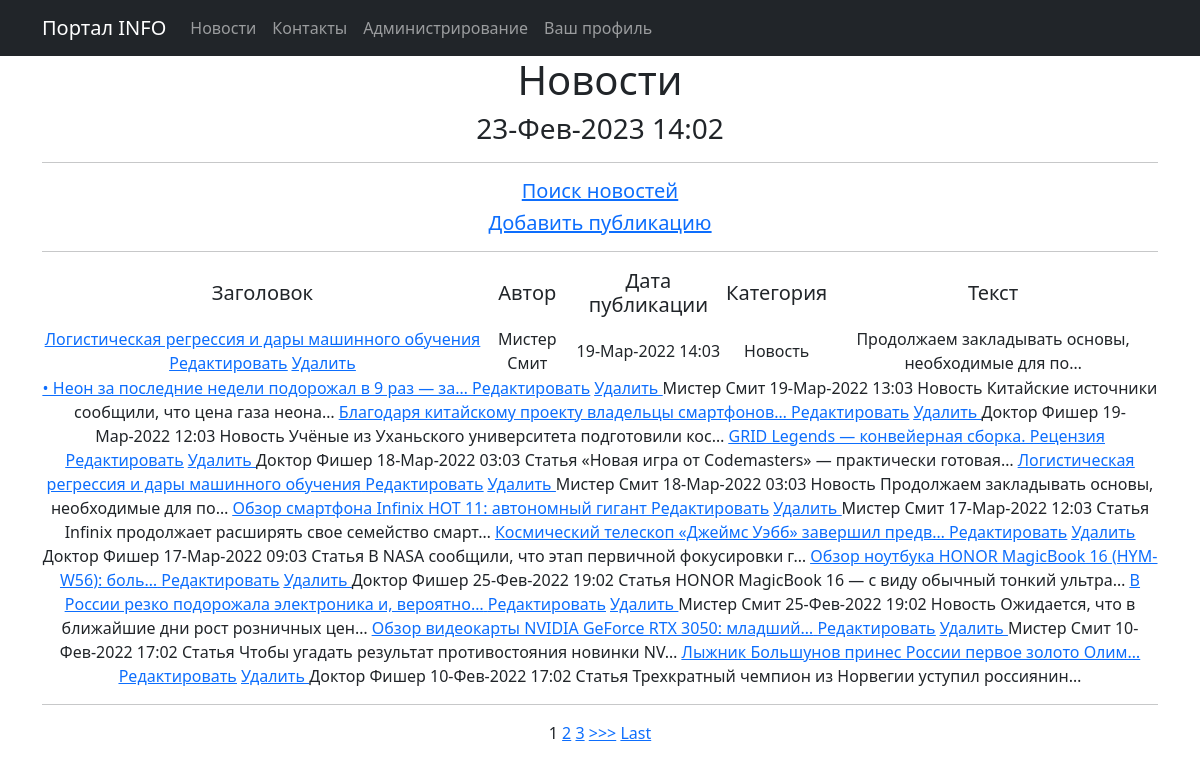
The page /news/news_edit/ on the database its author committed.
### news/models.py (models this page shows, shortened)
class Post(models.Model):
    News = 'NW'
    Article = 'AR'
    CATEGORY_CHOICES = [
        (News, 'Новость'),
        (Article, 'Статья'),
    ]
    author = models.ForeignKey(Author, on_delete=models.CASCADE) #связь «один ко многим» с моделью Author;
    categoryType = models.CharField(max_length=2, choices=CATEGORY_CHOICES, default=Article)
    dateCreation = models.DateTimeField(auto_now_add=True)
    category = models.ForeignKey(Category, on_delete=models.CASCADE, null=True) #связь «многие ко многим» с моделью Category
    title = models.CharField(max_length=228)
    text = models.TextField()
    rating_post = models.SmallIntegerField(default=0)

class Author(models.Model):
    authorUser = models.OneToOneField(User, on_delete=models.CASCADE) #cвязь «один к одному» с встроенной моделью пользователей User;
    ratingAuthor = models.SmallIntegerField(default=0)

### news/views.py (the view)
# urls.py: path('news_edit/', PostEdit.as_view(), name='news_edit'),
class PostEdit(ListView):
    model = Post
    template_name = 'News_edit.html'
    context_object_name = 'news'
    queryset = Post.objects.order_by('-dateCreation')
    paginate_by = 1  # поставим постраничный вывод в один элемент
    def get_context_data(self, **kwargs):
        context = super().get_context_data(**kwargs)
        context['filter'] = PostFilter(self.request.GET, queryset=self.get_queryset())  # вписываем наш фильтр в контекст
        context['time_now'] = datetime.utcnow()
        context['value1'] = None
        return context

### news/templatetags/custom_filters.py (called while the page is built)
@register.filter(name='censor')
def censor(value):
    for word in censor_list:
        value = value.replace(word, '*****')
    return value

### news/templates/News_edit.html (shortened to what this page needs)
{% extends 'flatpages/default.html' %}
{% load custom_filters %}
{% block content %}
    <h1>Новости</h1>
    <h3>{{ time_now|date:'d-M-Y H:m' }}</h3>
    {% if news %}
<hr>
<h5><a  href="{% url 'news_search' %}">Поиск новостей</a> </h5>
<h5><a  href="{% url 'post_create' %}">Добавить публикацию</a> </h5>
<table>
    <tr>
        <td><h5>Заголовок</h5></td>
        <td><h5>Автор </h5></td>
        <td><h5>Дата публикации </h5></td>
        <td><h5>Категория </h5></td>
        <td><h5>Текст </h5> </td>
    </tr>
<hr>
   {% for news in filter.qs %}
    <tr>
        <td>
            <a href="{% url 'post_detail' news.id %}"><u>{{ news.title|truncatechars:50|censor }}</u> </a>
            <a href="{% url 'post_update' news.id %}"><u>Редактировать</u></a>
            <a href="{% url 'post_delete' news.id %}"><u> Удалить </u></a>
        </td>
        <td> {{ news.author.authorUser.username }}</td>
        <td> {{ news.dateCreation|date:'d-M-Y H:m' }}</td>
        <td> {{ news.get_categoryType_display }} </td>
        <td> {{ news.text|truncatechars:50|censor }} </td>
    </tr>
</table>
    {% endfor %}
    {% else %}
        <h1>Новостей нет!</h1>
    {% endif %}
{% if is_paginated %}
<hr>
    {% for num in page_obj.paginator.page_range %}
        {% if page_obj.number == num %}
            <a>{{ num }}</a>
        {% elif num > page_obj.number|add:'-3' and num < page_obj.number|add:'3' %}
            <a href="?page={{ num }}">{{ num }}</a>
        {% endif %}
    {% endfor %}
    {% if page_obj.has_next %}
        <a href="?page={{ page_obj.next_page_number }}">>>></a>
        <a href="?page={{ page_obj.paginator.num_pages }}">Last</a>
    {% endif %}
{% endif %}
{% endblock content %}

### rows shown on the page
Post: title|censor "Логистическая регрессия и дары машинного обучения", author.authorUser.username "Мистер Смит", dateCreation "19-Мар-2022 14:03", categoryType "Новость", text|censor "Продолжаем закладывать основы, необходимые для по…"
Post: title|censor "• Неон за последние недели подорожал в 9 раз — за…", author.authorUser.username "Мистер Смит", dateCreation "19-Мар-2022 13:03", categoryType "Новость", text|censor "Китайские источники сообщили, что цена газа неона…"
Post: title|censor "Благодаря китайскому проекту владельцы смартфонов…", author.authorUser.username "Доктор Фишер", dateCreation "19-Мар-2022 12:03", categoryType "Новость", text|censor "Учёные из Уханьского университета подготовили кос…"
Post: title|censor "GRID Legends — конвейерная сборка. Рецензия", author.authorUser.username "Доктор Фишер", dateCreation "18-Мар-2022 03:03", categoryType "Статья", text|censor "«Новая игра от Codemasters» — практически готовая…"
Post: title|censor "Логистическая регрессия и дары машинного обучения", author.authorUser.username "Мистер Смит", dateCreation "18-Мар-2022 03:03", categoryType "Новость", text|censor "Продолжаем закладывать основы, необходимые для по…"
Post: title|censor "Обзор смартфона Infinix HOT 11: автономный гигант", author.authorUser.username "Мистер Смит", dateCreation "17-Мар-2022 12:03", categoryType "Статья", text|censor "Infinix продолжает расширять свое семейство смарт…"
Post: title|censor "Космический телескоп «Джеймс Уэбб» завершил предв…", author.authorUser.username "Доктор Фишер", dateCreation "17-Мар-2022 09:03", categoryType "Статья", text|censor "В NASA сообщили, что этап первичной фокусировки г…"
Post: title|censor "Обзор ноутбука HONOR MagicBook 16 (HYM-W56): боль…", author.authorUser.username "Доктор Фишер", dateCreation "25-Фев-2022 19:02", categoryType "Статья", text|censor "HONOR MagicBook 16 — с виду обычный тонкий ультра…"
Post: title|censor "В России резко подорожала электроника и, вероятно…", author.authorUser.username "Мистер Смит", dateCreation "25-Фев-2022 19:02", categoryType "Новость", text|censor "Ожидается, что в ближайшие дни рост розничных цен…"
Post: title|censor "Обзор видеокарты NVIDIA GeForce RTX 3050: младший…", author.authorUser.username "Мистер Смит", dateCreation "10-Фев-2022 17:02", categoryType "Статья", text|censor "Чтобы угадать результат противостояния новинки NV…"
Post: title|censor "Лыжник Большунов принес России первое золото Олим…", author.authorUser.username "Доктор Фишер", dateCreation "10-Фев-2022 17:02", categoryType "Статья", text|censor "Трехкратный чемпион из Норвегии уступил россиянин…"

### other values the page prints
{{ time_now|date:'d-M-Y H:m' }} "23-Фев-2023 14:02"
{{ num }} "1"
{{ num }} "2" "3"
